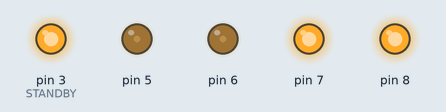
Recording of a sketch running on a simulated Arduino Uno, built with avr-gcc and run on an emulated ATmega328P. On the bench: output pins drawn as LEDs (lit = HIGH). At 21.0 s the program stops and its outputs stay as they are.

Above: at 0.1 s.
At 10.1 s:
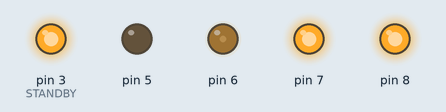
At 18.1 s:
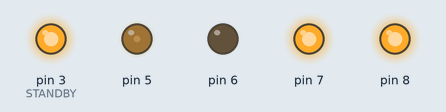
At 21.1 s:
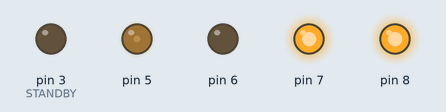
Timing chart, 0 to 22.5 s (numbered marks = the images above):
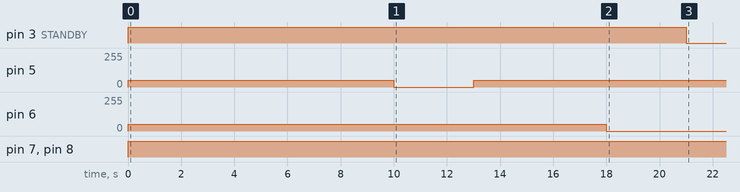

The sketch:

basic_rank.ino
```cpp
/*
This program represents a very basic rank behavior
performed by a robot.

AIN1 = 7 ; Controls two right motors
BIN1 = 8 ; Controls two left motors

There is a SN74LVC2G14 Dual-Schmitt Trigger Inverters
that invert AIN1 and BIN1 and produces outputs for AIN2 and BIN2
which is why two additional pins are not required.

PWMA and PWMB are used to control the speed of the motors
STANDBY, when set to LOW, turns off all motors.

clockwise moves forward
counter moves backward
*/

#include "Wheel.h"

int STANDBY = 3;
int PWMA = 5;
int PWMB = 6;
int AIN1 = 7;
int BIN1 = 8;

void setup() {
  pinMode(3, OUTPUT);  // Standby Pin, activates motors when set to HIGH
}

void turn_right(Wheel& left_wheels, Wheel& right_wheels, int speed){
  left_wheels.rotate_clockwise(speed);
  right_wheels.stop();
}

void turn_left(Wheel& left_wheels, Wheel& right_wheels, int speed){
  right_wheels.rotate_clockwise(speed);
  left_wheels.stop();
}

void go_forward(Wheel& left_wheels, Wheel& right_wheels, int speed){
  left_wheels.rotate_clockwise(speed);
  right_wheels.rotate_clockwise(speed);
}

void go_backward(Wheel& left_wheels, Wheel& right_wheels, int speed){
  left_wheels.rotate_counterclockwise(speed);
  right_wheels.rotate_counterclockwise(speed);
}

void loop() {
  Wheel right_wheels(AIN1, PWMA);
  Wheel left_wheels(BIN1, PWMB);
  digitalWrite(STANDBY, HIGH);
  go_forward(left_wheels, right_wheels, 50);
  delay(10000);
  turn_right(left_wheels, right_wheels, 50);
  delay(3000);
  go_forward(left_wheels, right_wheels, 50);
  delay(5000);
  turn_left(left_wheels, right_wheels, 50);
  delay(3000);
  digitalWrite(STANDBY, LOW);
  exit(0);
}
```

Wheel.cpp
```cpp
#include "Arduino.h"
#include "Wheel.h"

Wheel::Wheel(int m_pin, int p_pin) {
  motor_pin = m_pin;
  pwm_pin = p_pin;
  pinMode(motor_pin, OUTPUT);
  pinMode(pwm_pin, OUTPUT);
}

void Wheel::set_motor_pin(int m_pin) {
  motor_pin = m_pin;
  pinMode(motor_pin, OUTPUT);
}

void Wheel::set_pwm_pin(int p_pin) {
  pwm_pin = p_pin;
  pinMode(pwm_pin, OUTPUT);
}

void Wheel::rotate_clockwise(int speed) {
  digitalWrite(motor_pin, HIGH);
  analogWrite(pwm_pin, speed);
}

void Wheel::rotate_counterclockwise(int speed) {
  digitalWrite(motor_pin, LOW);
  analogWrite(pwm_pin, speed);
}

void Wheel::set_speed(int speed) {
  analogWrite(pwm_pin, speed);
}

void Wheel::stop() {
  set_speed(0);
}

Wheel::~Wheel() {
  set_speed(0);
}
```

Wheel.h
```cpp
/*
This class is responsible for controlling two sets of wheels
on a robot.

NOTE: This is not to control individual wheels. The way the Elegoo robots are designed,
it only allows for controlling two sets of wheels on the same side, not individually.
*/
#ifndef WHEEL_H
#define WHEEL_H

class Wheel {
public:
  Wheel(int motor_pin, int pwm_pin);
  void set_motor_pin(int motor_pin);
  void set_pwm_pin(int pwm_pin);
  void set_speed(int speed);
  void rotate_counterclockwise(int speed);
  void rotate_clockwise(int speed);
  void stop();
  ~Wheel();
private:
  int motor_pin;
  int pwm_pin;
};

#endif
```

Measured:
- by itself, pin 3 (STANDBY): LOW → HIGH at 0.00 s, → LOW 21.0 s later
- by itself, pin 5: 0/255 → 50/255 at 0.00 s, → 0/255 10.0 s later, → 50/255 3.0 s later
- by itself, pin 6: 0/255 → 50/255 at 0.00 s, → 0/255 18.0 s later
- by itself, pin 7, pin 8: LOW → HIGH at 0.00 s
